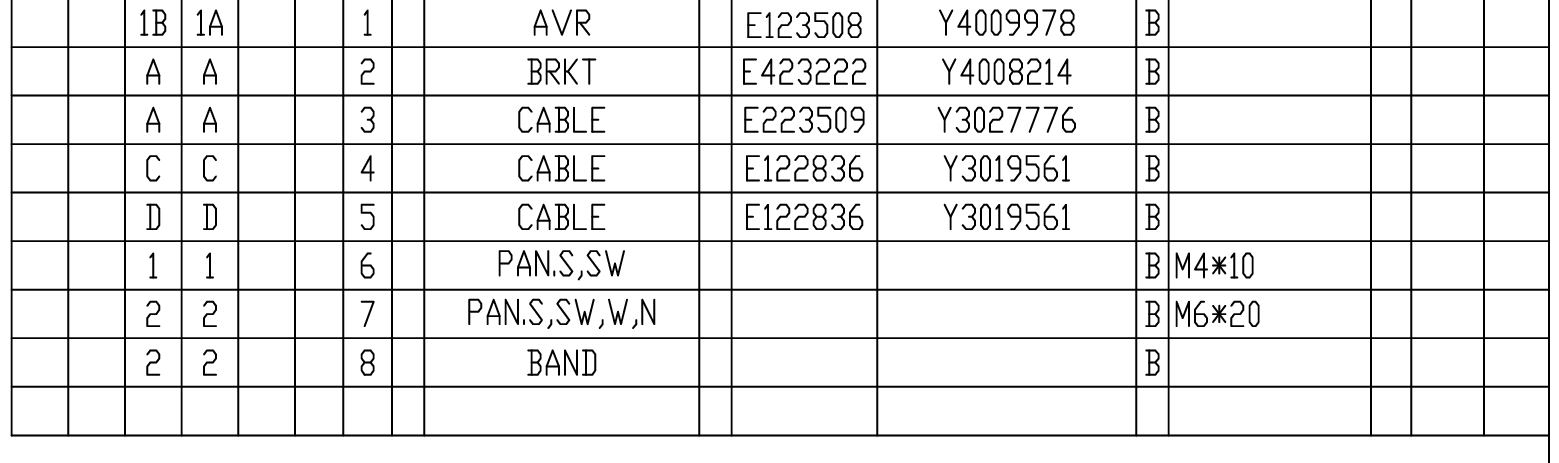
#> input picture Y3027770.png, 1559 x 463 px, found by its file name
$ jupyter execute --allow-errors image_table_v5.4.ipynb   (shell and % lines are left out)
#> lines starting #> are read from the running program, lines starting #| are printed output that depends on the picture; after the words box and inside, x2 and y2 are one past the last pixel; in counts of white or black regions, pixels touching at a corner belong together
此篇程式參考來源：https://github.com/Soumi7/Table_Data_Extraction \
作者：Soumi Bardhan \
查詢日期：2023.03.04

[cell 1]

import cv2
import matplotlib.pyplot as plt
import os
import numpy as np
import statistics
import requests
import pandas as pd
import re

[cell 2]
fileImg = './Data/Y3027770.png'
# fileImg = './Data/Y3027770L.png'

print('fileImg= ', fileImg)

[cell 3]
basename = os.path.basename(fileImg)
print('basename= ', basename)
filename = os.path.splitext(basename)[0]
print('filename= ', filename)

# cv2.imread() 載入圖片，參數"0" 轉為灰階
img = cv2.imread(fileImg, 0)
#> img is the input picture: shape (463, 1559); min 0, max 255, mean 234
plot = plt.imshow(cv2.cvtColor(img, cv2.COLOR_BGR2RGB))
plt.show()

[cell 4]
# plt.figure() 顯示的圖像指定尺寸為"30*30"
plt.figure(figsize= (30, 30))

# 灰階色彩反轉
# plt.subplot() 以1列3行顯示圖像，第1個圖像顯示內容如下，plt.imshow(img, cmap='gray')顯示圖面，cmap='gray'以灰度圖呈現
plt.subplot(131), plt.imshow(img, cmap='gray')
plt.title('img')

# 將img的灰階色彩反轉
img_bin = 255 - img
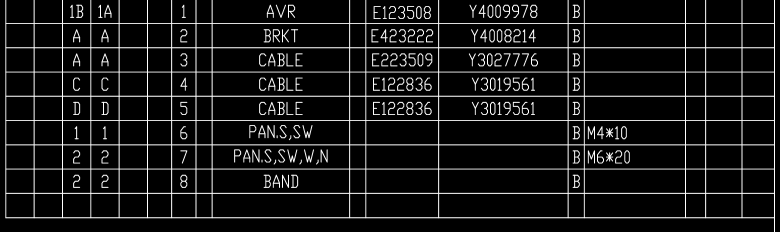
#> img_bin: shape (463, 1559) (shown at 1/2 size); min 0, max 255, mean 21
plt.subplot(132), plt.imshow(img_bin, cmap='gray')
plt.title('img_bin')

# cv2.threshold() 將圖像二值化(黑或白)，二值化閾值可使用"BINARY" 或"OSTU"
# 等號左邊的threshImg 輸出判定閾值
# cv2.THRESH_BINARY(二分法) 需指定閾值界線，低於界線的值變為0，高於界線的值變為255(最大值)
# cv2.THRESH_OTSU(otsu) 自動閾值區分，演算法會抓去最適當的閾值
threshImg, img_bin_otsu = cv2.threshold(img_bin, 127, 255, cv2.THRESH_BINARY | cv2.THRESH_OTSU)
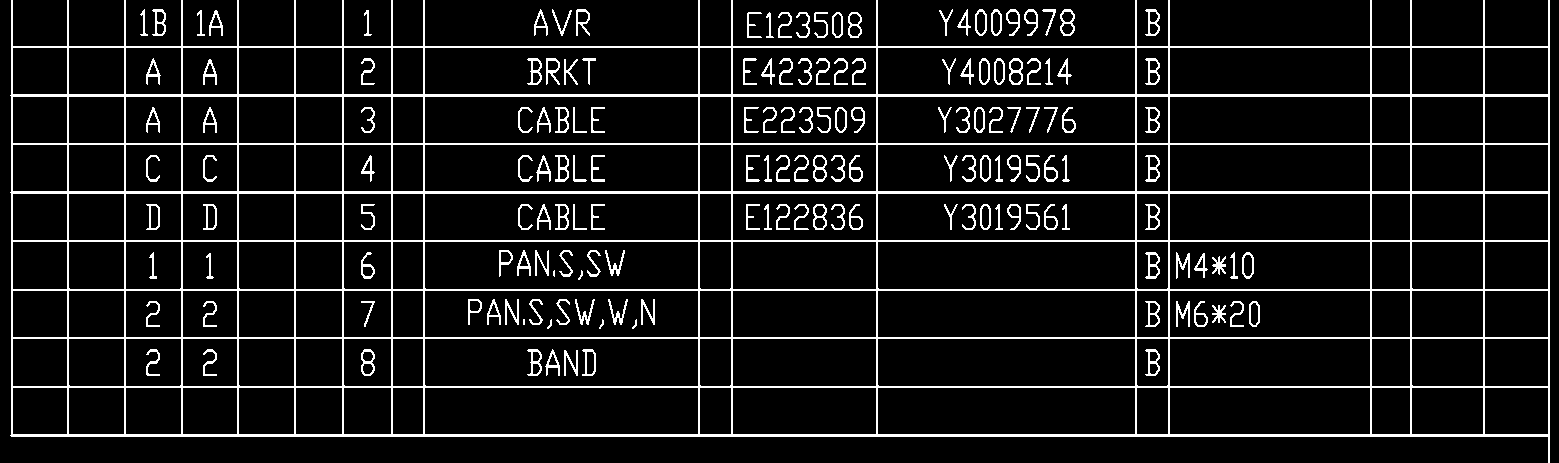
#> img_bin_otsu: shape (463, 1559); 9.3% white in thin lines or dots
#> threshImg = 106
print('threshImg= ', threshImg)
#| threshImg=  106.0
plotting = plt.subplot(133), plt.imshow(cv2.cvtColor(img_bin_otsu, cv2.COLOR_BGR2RGB))
# plt.title('影像灰階反轉後使用otsu二值化的結果')
# plt.title('Inverted Image with otsu thresh holding')
# plt.title('img二值化後將RGB倒置處理(cv2讀取的影像在matplotlib中色彩有倒置的問題)')
plt.title('Inverted Image with thresh holding')
plt.show()
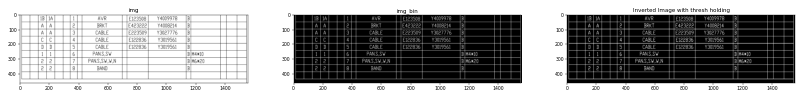
#> figure drawn by matplotlib, 3 panels

[cell 5]
# cv2.getStructuringElement() 建立結構矩陣，矩陣內每個值皆為1
# 矩陣形式為(column(列), row(行))
# cv2.MORPH_RECT 矩陣形式為矩形，cv2.MORPH_CROSS 矩陣形式為十字，cv2.MORPH_ELLIPSE 矩陣形式為橢圓
ver_hor_kernel = cv2.getStructuringElement(cv2.MORPH_RECT, (2, 2))
print('ver_hor_kernel= \n', ver_hor_kernel)

[cell 6]
# opencv紀錄圖像的格視為H(高度)*W(寬度)*C(通道數)，通道數指RGB3色域
# 提取圖像高度及寬度並記錄
img_height = img.shape[0]
print('img_height', img_height)
#| img_height 463
img_wedth = img.shape[1]
# 設定圖像在不同高度時會有不同的遮罩縮放比例，避免圖像高度較小的時候會有遮罩被吃掉的問題
if img_height>=200:
    height_rate = 50
    height_iter = 10
elif 100<img_height<=200:
    height_rate = 100
    height_iter = 10
else:
    height_rate = 10
    height_iter = 5
print('height_rate= ', height_rate)
print('height_iter= ', height_iter)

# 建立與原圖像等尺寸的全白圖片，後續驗證boxes_list用
blank = (img_height, img_wedth, 3)
blank_img = np.full(blank, 255).astype(np.uint8)
plt.imshow(blank_img)

[cell 7]
plt.figure(figsize= (30, 30))

# 處理影像並拆分出需要的垂直線vertical
# 建立1個矩陣尺寸為 "1* np.array(img).shape[1]//100" (np.array(img).shape[1]指建立1個符合img圖像全尺寸的陣列，//指結果取整數)
# ver_kernel = cv2.getStructuringElement(cv2.MORPH_RECT, (1, np.array(img).shape[1]//100))
# 建立1個矩陣尺寸為 "1* np.array(img).shape[1]//height_rate" 改用圖像高度判斷遮罩大小
ver_kernel = cv2.getStructuringElement(cv2.MORPH_RECT, (1, np.array(img).shape[1]//height_rate))
print('ver_kernel= \n', ver_kernel)
#> (printed output is left out)
# cv2.erode() 侵蝕遮罩，使用ver_kernel作為遮罩，iterations=3 執行3次
# 侵蝕的時候圖像會以ver_kernel作為遮罩，遮罩中最上及最下端會侵蝕為0
# 侵蝕的時候遮罩範圍內8近鄰的最外層會侵蝕為0
# vertical_eroded_img = cv2.erode(img_bin_otsu, ver_kernel, iterations=3)
vertical_eroded_img = cv2.erode(img_bin_otsu, ver_kernel, iterations=height_iter)
#> vertical_eroded_img: shape (463, 1559); 1.5% white in thin lines or dots
# print('vertical_eroded_img= \n', vertical_eroded_img)
plt.subplot(121), plt.imshow(vertical_eroded_img, cmap='gray')
# plt.title('Img受到vertical kernel侵蝕後的圖像'), plt.xticks([]), plt.yticks([])
# plt.xticks([]) x座標內容顯示為空白，plt.yticks([]) y座標內容顯示為空白
plt.title('Img after erosion with vertical kernel'), plt.xticks([]), plt.yticks([])

# cv2.dilate() 膨脹遮罩，使用ver_kernel作為遮罩，iterations=3 執行3次
# 膨脹時圖像會以ver_kernel作為遮罩，遮罩中最上及最下端會膨脹為1
# 膨脹時遮罩範圍外側8近鄰位置的值膨脹為1
# vertical_dilate_lines = cv2.dilate(vertical_eroded_img, ver_kernel, iterations=3)
vertical_dilate_lines = cv2.dilate(vertical_eroded_img, ver_kernel, iterations=height_iter+1)
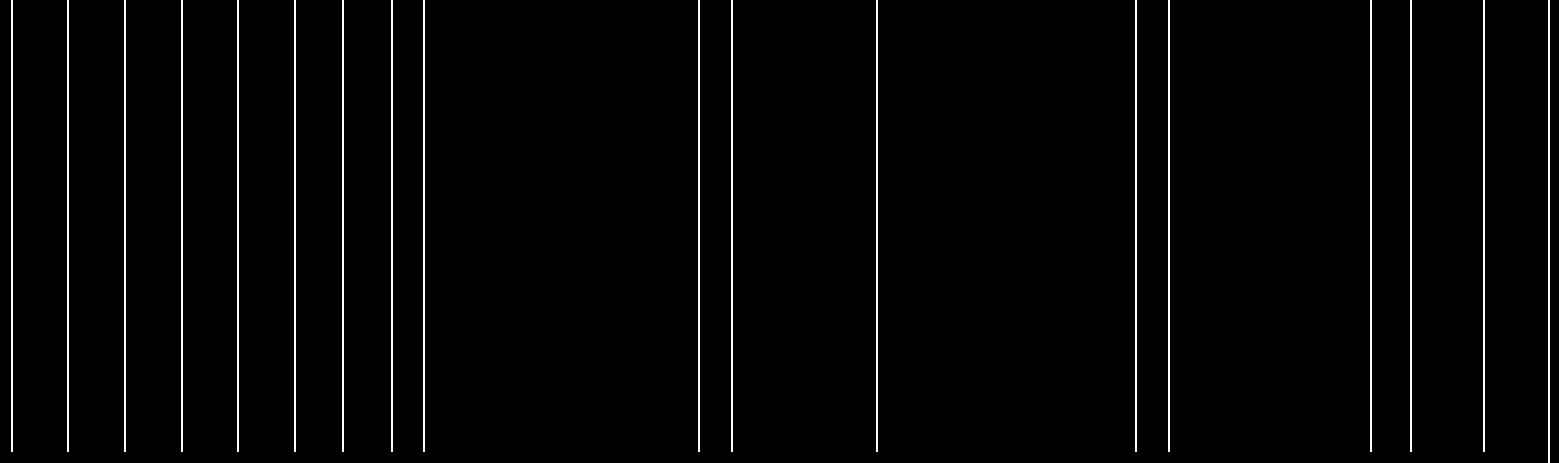
#> vertical_dilate_lines: shape (463, 1559); 2.3% white in thin lines or dots
# print('vertical_dilate_lines= \n', vertical_dilate_lines)
plt.subplot(122), plt.imshow(cv2.cvtColor(vertical_dilate_lines, cv2.COLOR_BGR2RGB))
# plt.title('vertical_eroded_img受到vertical kernel膨脹後的圖像'), plt.xticks([]), plt.yticks([])
plt.title('Img after dilation with vertical kernel'), plt.xticks([]), plt.yticks([])

vertical_lines = vertical_dilate_lines
plt.show()

[cell 8]
plt.figure(figsize=(30, 30))

# 處理影像並拆分出需要的水平線horizontal
# 建立1個矩陣尺寸為 "np.array(img).shape[1]//100, 1"
# hor_kernel = cv2.getStructuringElement(cv2.MORPH_RECT, (np.array(img).shape[1]//100, 1))
hor_kernel = cv2.getStructuringElement(cv2.MORPH_RECT, (np.array(img).shape[1]//50, 1))
print('hor_kernel= \n', hor_kernel)
#| hor_kernel=
#|  [[1 1 1 1 1 1 1 1 1 1 1 1 1 1 1 1 1 1 1 1 1 1 1 1 1 1 1 1 1 1 1]]
# cv2.erode() 侵蝕遮罩，使用hor_kernel作為遮罩，iterations=3 執行3次
# horizontal_erode_lines = cv2.erode(img_bin_otsu, hor_kernel, iterations=3)
horizontal_erode_lines = cv2.erode(img_bin_otsu, hor_kernel, iterations=10)
#> horizontal_erode_lines: shape (463, 1559); 3.6% white in thin lines or dots, all inside (x1, y1, x2, y2) = (160, 46, 1400, 437)
# print('horizontal_erode_lines= \n', horizontal_erode_lines)
plt.subplot(121), plt.imshow(horizontal_erode_lines, cmap='gray')
# plt.title('Img受到horizontal kernel侵蝕後的圖像'), plt.xticks([]), plt.yticks([])
plt.title('Img after erosion with horizontal kernel'), plt.xticks([]), plt.yticks([])

# cv2.dilate() 膨脹遮罩，使用hor_kernel作為遮罩，iterations=3 執行3次
# horizontal_dilate_lines = cv2.dilate(horizontal_erode_lines, hor_kernel, iterations=3)
horizontal_dilate_lines = cv2.dilate(horizontal_erode_lines, hor_kernel, iterations=11)
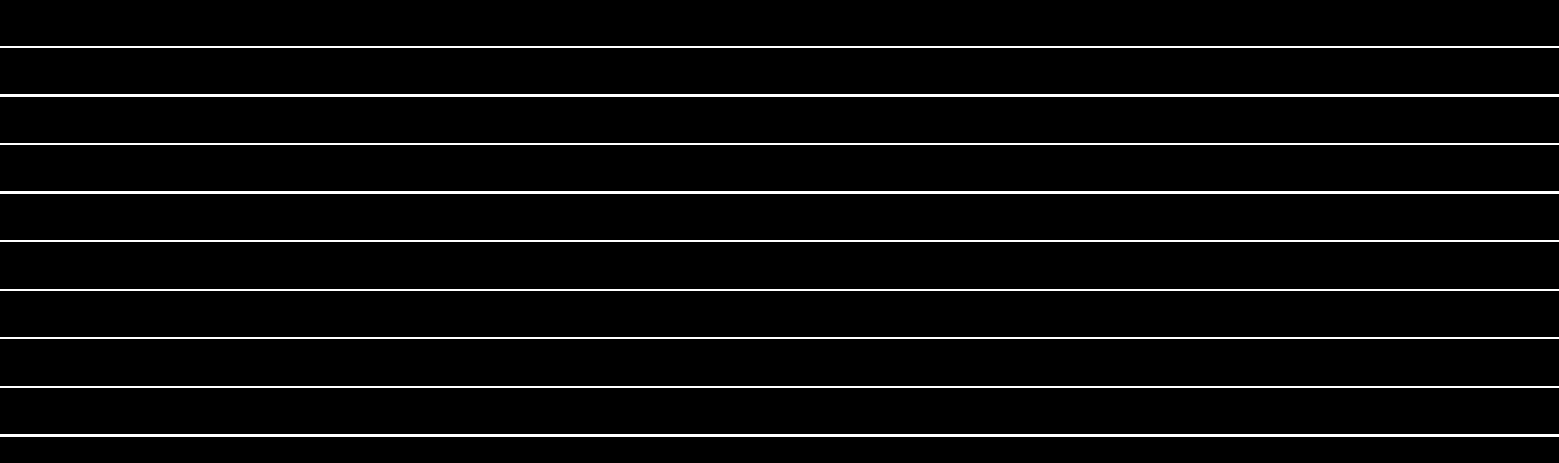
#> horizontal_dilate_lines: shape (463, 1559); 4.5% white in thin lines or dots, all inside (x1, y1, x2, y2) = (0, 46, 1559, 437)
# print('horizontal_dilate_lines= \n', horizontal_dilate_lines)
plt.subplot(122), plt.imshow(cv2.cvtColor(horizontal_dilate_lines, cv2.COLOR_BGR2RGB))
# plt.title('Img受到horizontal kernel膨脹後的圖像'), plt.xticks([]), plt.yticks([])
plt.title('Img after dilation with vertical kernel'), plt.xticks([]), plt.yticks([])

horizontal_lines = horizontal_dilate_lines
plt.show()
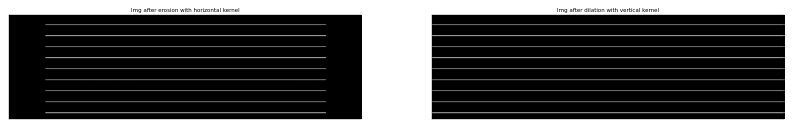
#> figure drawn by matplotlib, 2 panels

[cell 9]
plt.figure(figsize=(30, 30))

# cv2.addWeighted() 合併2個值，可以加入權重
# 合併 "vertical_lines"和 "horizontal_lines"，權重皆為50%，第3個權重為添加到每個總和的標量
vertical_horizontal_lines = cv2.addWeighted(vertical_lines, 0.5, horizontal_lines, 0.5, 0.0)
plt.title('Vertical Horizontal AddWeighted'), plt.xticks([]), plt.yticks([])
plt.subplot(321), plt.imshow(cv2.cvtColor(vertical_horizontal_lines, cv2.COLOR_BGR2RGB))
# "~"語意是不等於
# 繪出vertical_horizontal_lines的倒置圖像(黑白相反)
plt.subplot(322), plt.imshow(cv2.cvtColor(~vertical_horizontal_lines, cv2.COLOR_BGR2RGB))
# plt.title('組合後的圖像倒置'), plt.xticks([]), plt.yticks([])
plt.title('Erosion Reverse'), plt.xticks([]), plt.yticks([])
# cv2.erode() 侵蝕遮罩，使用ver_hor_kernel作為遮罩，iterations=3 執行3次
# ver_hor_kernel在前面已完成，[[1,1],[1,1]]
# 將vertical_horizontal_lines倒置後侵蝕，並重新儲存
vertical_horizontal_lines = cv2.erode(~vertical_horizontal_lines, ver_hor_kernel, iterations=3)
plt.subplot(323), plt.imshow(cv2.cvtColor(vertical_horizontal_lines, cv2.COLOR_BGR2RGB))
# plt.title('侵蝕後的圖像'), plt.xticks([]), plt.yticks([])
plt.title('Erosion'), plt.xticks([]), plt.yticks([])

# cv2.threshold() 將圖像二值化(黑或白)，二值化閾值可使用"BINARY" 或"OSTU"
thresh_ver_hor, vertical_horizontal_lines = cv2.threshold(vertical_horizontal_lines, 127, 255, cv2.THRESH_BINARY | cv2.THRESH_OTSU)
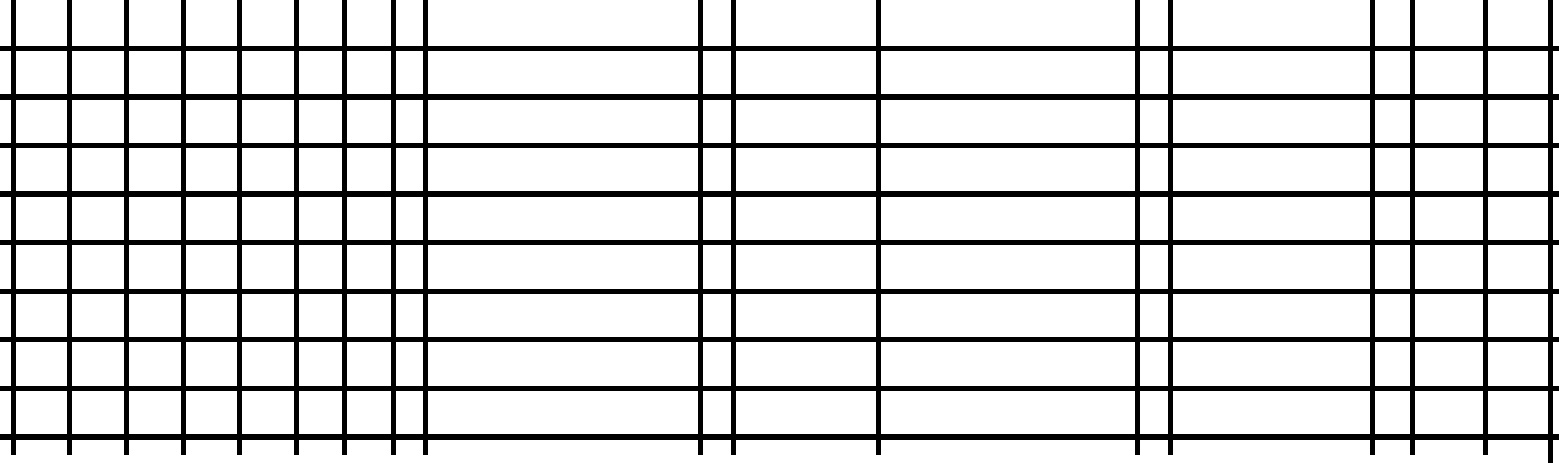
#> vertical_horizontal_lines: shape (463, 1559); 84.6% white; 1 black region
#> thresh_ver_hor = 127
print('thresh_ver_hor= ', thresh_ver_hor)
#| thresh_ver_hor=  127.0
#> (the rest of the program and of its run is left out)
